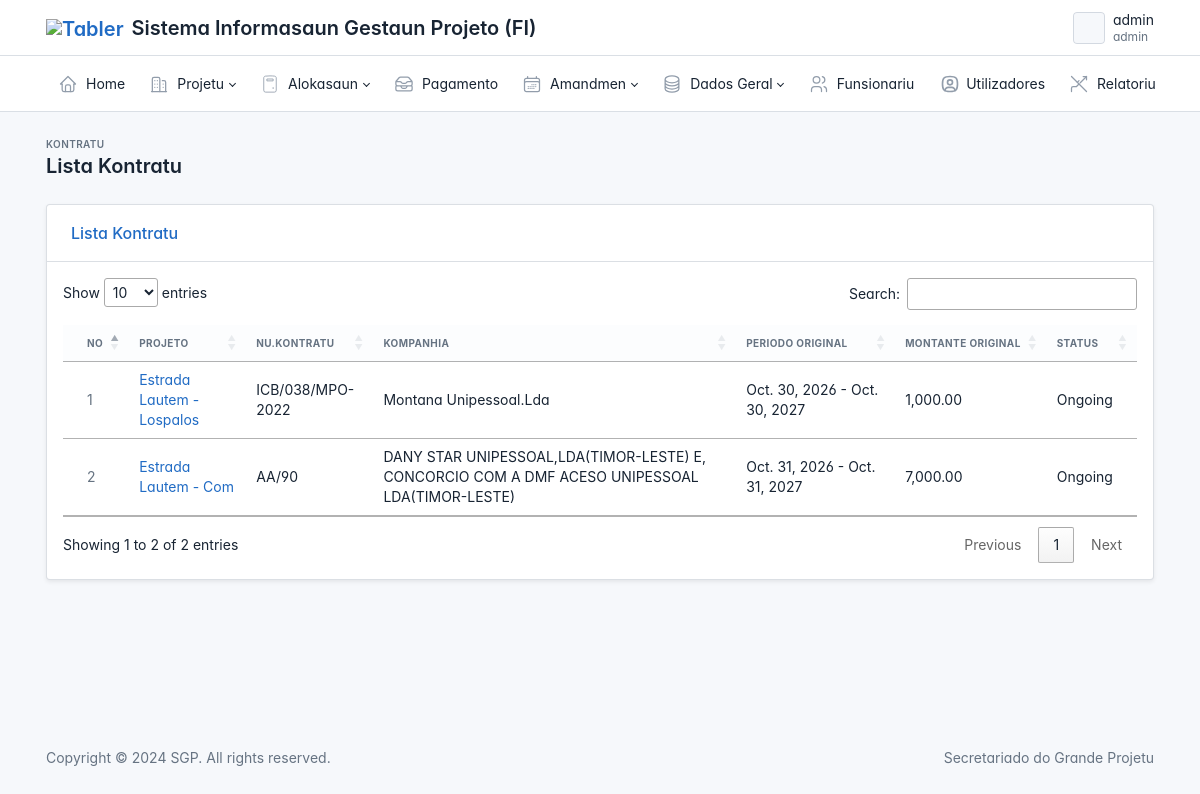
The app's page /contract/lists/ (signed in) with its own data.
### contract/models.py (models this page shows, shortened)
class Contract(models.Model):
    project = models.OneToOneField(Project, on_delete=models.CASCADE, null=True, blank=True, verbose_name="Projeto", related_name="contract_project")
    company = models.ForeignKey(Company, on_delete=models.CASCADE, null=True, blank=True, verbose_name="Kompanha/Vendors", related_name="contract_company")
    status = models.ForeignKey(Status, on_delete=models.CASCADE, null=True, blank=True, verbose_name="Status", related_name="contract_status")
    start_date = models.DateField(null=True, blank=True)
    end_date = models.DateField(null=True, blank=True)
    number = models.CharField(max_length=100, null=True,blank=True)
    amount = models.DecimalField(max_digits=11, decimal_places=2, blank=True, null=True)
    is_active = models.BooleanField(default=False, null=True, blank=True)
    datetime = models.DateTimeField(auto_now_add=True, null=True, blank=True)
    user = models.ForeignKey(User, on_delete=models.CASCADE, null=True,  blank=True, related_name="contract_user")
    uuid = models.UUIDField(default=uuid.uuid4, editable=False, unique=True, null=True, blank=True)
    class Meta:
        verbose_name = "Kontratu Projeto Original"
        verbose_name_plural = "Lista Kontratu Projeto"

### project/models.py (models this page shows, shortened)
class Project(models.Model):
    name = models.CharField(max_length=500, verbose_name="Projeto")
    activity_code = models.CharField(max_length=50, null=True, blank=True, verbose_name="Kodigo Atividade")
    program = models.ForeignKey(Program, on_delete=models.CASCADE, null=True, blank=True, verbose_name="Programa", related_name="project_program")
    sub_program = models.ForeignKey(SubProgram, on_delete=models.CASCADE, null=True, blank=True, verbose_name="Sub Programa", related_name="project_sub_program")
    owner = models.ForeignKey(Owner, on_delete=models.CASCADE, null=True, blank=True, related_name="project_owner")
    fund = models.ForeignKey(Fund, on_delete=models.CASCADE, null=True, blank=True, verbose_name="Fontes Orsamento", related_name="project_fund")
    type = models.ForeignKey(Type, on_delete=models.CASCADE, null=True, blank=True, verbose_name="Tipo Projeto", related_name='project_type')
    year = models.ForeignKey(Ano, on_delete=models.CASCADE, null=True, blank=True, verbose_name="Tinan Plano Projeto", related_name='project_year')
    owner_estimation = models.DecimalField(max_digits=11, decimal_places=2, blank=True, null=True)
    is_active = models.BooleanField(default=False, null=True, blank=True)
    datetime = models.DateTimeField(auto_now_add=True, null=True, blank=True)
    user = models.ForeignKey(User, on_delete=models.CASCADE, null=True,  blank=True, related_name="project_user")
    uuid = models.UUIDField(default=uuid.uuid4, editable=False, unique=True, null=True, blank=True)
    class Meta:
        verbose_name = "Projeto"
        verbose_name_plural = "Lista Projeto"

class Company(models.Model):
    name = models.CharField(max_length=500, null=True)
    def __str__(self):
        return self.name

class Status(models.Model):
    name = models.CharField(max_length=500, null=True)
    def __str__(self):
        return self.name

### main/decorators.py (the view)
        def wrapper_func(request, *args, **kwargs):
            group = None
            if request.user.groups.all()[0].name:
                group = request.user.groups.all()[0].name
            if group in allow_roles:
                return view_func(request, *args, **kwargs)
            else:
                return render(request, 'layout/403.html')

### contract/views.py (called while the page is built)
@login_required
@allow_user(allow_roles=['admin', 'finance', 'diretor'])
def ContractLists(request):
    group = request.user.groups.all()[0].name
    data = Contract.objects.all()
    conteudo = {
        "title" : "Lista Kontratu",
        'data' : data,
        'group':group
    }
    return render(request, 'contract/list.html',conteudo)

### main/context_processors.py (called while the page is built)
def user_group(request):
    group_name = None
    if request.user.is_authenticated and request.user.groups.exists():
        group_name = request.user.groups.first().name
    return {
        'user_group': group_name
    }

def user_programs_processor(request):
    context = {
        'user_programs': None
    }
    if request.user.is_authenticated:
        try:
            funsionariu = Funsionariu.objects.get(user=request.user)
            context['user_programs'] = funsionariu.program.all()
        except Funsionariu.DoesNotExist:
            if request.user.is_superuser:
                context['user_programs'] = Program.objects.all()
            else:
                context['user_programs'] = Program.objects.none()
    return context

### contract/templates/contract/list.html (shortened to what this page needs)
{% extends 'layout/base.html' %}
{% load humanize %}
{% block content %}
{% load static %}
<div class="page-wrapper">
    <div class="page-header d-print-none">
        <div class="container-xl">
            <div class="row g-2 align-items-center">
                <div class="col">
                    <div class="page-pretitle">Kontratu</div>
                    <h2 class="page-title">{{ title }}</h2>
                </div>
            </div>
        </div>
    </div>
    <div class="page-body">
        <div class="container-xl">
            <div class="card shadow-sm">
                <div class="card-header justify-content-between align-items-center bg-transparent">
                    <h3 class="card-title text-primary font-weight-bold">{{title}}</h3>
                </div>
                <div class="card-body p-0">
                    <div id="table-default" class="table-responsive p-3">
                        <table id="myTable" class="table table-vcenter table-hover card-table">
                            <thead>
                                <tr>
                                    <th class="w-1">No</th>
                                    <th>Projeto</th>
                                    <th>Nu.Kontratu</th>
                                    <th>Kompanhia</th>
                                    <th>Periodo Original</th>
                                    <th>Montante Original</th>
                                    <th>Status</th>
                                </tr>
                            </thead>
                            <tbody class="table-tbody">
                                {% for data in data %}
                                <tr>
                                    <td class="text-muted">{{ forloop.counter }}</td>
                                    <td class="font-weight-medium text-dark">
                                        <a href="{% url 'proj-detail' data.project.uuid %}#kontratu">{{ data.project.name }}</a>
                                    </td>
                                    <td>{{data.number|default:"-"}}</td>
                                    <td>{{data.company|default:"-"}}</td>
                                    <td>{{data.start_date|default:"-"}} - {{data.end_date|default:"-"}}</td>
                                    <td>{{data.amount|default:"-"|intcomma}}</td>
                                    <td>{{data.status|default:"-"}}</td>
                                </tr>
                                {% endfor %}
                            </tbody>
                        </table>
                    </div>
                </div>
            </div>
        </div>
    </div>
</div>
{% endblock content %}
{% block script %}
<link rel="stylesheet" href="https://cdn.datatables.net/1.13.7/css/jquery.dataTables.min.css">
<link rel="stylesheet" href="https://cdn.datatables.net/buttons/2.4.2/css/buttons.dataTables.min.css">
<link rel="stylesheet" href="https://cdn.datatables.net/searchbuilder/1.6.0/css/searchBuilder.dataTables.min.css">
{% endblock script %}

### main/templates/layout/header.html (shortened to what this page needs)
{% load static %}
<header class="navbar navbar-expand-md d-print-none" >
    <div class="container-xl">
      <h1 class="navbar-brand navbar-brand-autodark d-none-navbar-horizontal pe-0 pe-md-3">
        <a href="{% url 'index' %}" class="text-primary">
          <img src="{% static 'images/emblema.png' %}" width="110" height="32" alt="Tabler" class="navbar-brand-image">
        </a>
        Sistema Informasaun Gestaun Projeto (FI)
      </h1>
      <div class="navbar-nav flex-row order-md-last">
        <div class="nav-item dropdown">
          <a href="#" class="nav-link d-flex lh-1 text-reset p-0" data-bs-toggle="dropdown" aria-label="Open user menu">
            <span class="avatar avatar-sm" style="background-image: url({% static 'images/emblema.png' %})"></span>
            <div class="d-none d-xl-block ps-2">
              <div>{{ user.username }}</div>
              <div class="mt-1 small text-muted">{{ user.groups.first }}</div>
            </div>
          </a>
        </div>
      </div>
    </div>
  </header>
  {% if user.groups.all.0.name == 'admin' %}
    {% include "layout/admin_header.html" %}
  {% elif user.groups.all.0.name == 'diretor' or user.groups.all.0.name == 'sec_dir' %}
    {% include "layout/dir_header.html" %}
  {% elif user.groups.all.0.name == 'focal_point' %}
    {% include "layout/fc_header.html" %}
  {% elif user.groups.all.0.name == 'finance' %}
    {% include "layout/finance_header.html" %}
  {% endif %}

### main/templates/layout/base.html (style rules this page uses)
:root { --tblr-font-sans-serif: 'Inter Var', -apple-system, BlinkMacSystemFont, San Francisco, Segoe UI, Roboto, Helvetica Neue, sans-serif; }
body { font-feature-settings: "cv03", "cv04", "cv11"; }

### records on screen
Contract: project.name "Estrada Lautem - Lospalos", number "ICB/038/MPO-2022", company "Montana Unipessoal.Lda", start_date "Oct. 30, 2026", end_date "Oct. 30, 2027", amount "1,000.00", status "Ongoing"
Contract: project.name "Estrada Lautem - Com", number "AA/90", company "DANY STAR UNIPESSOAL,LDA(TIMOR-LESTE) E, CONCORCIO COM A DMF ACESO UNIPESSOAL LDA(TIMOR-LESTE)", start_date "Oct. 31, 2026", end_date "Oct. 31, 2027", amount "7,000.00", status "Ongoing"

### other values on screen
{{ user.username }} "admin"
{{ user.groups.first }} "admin"
{{ title }} "Lista Kontratu"
